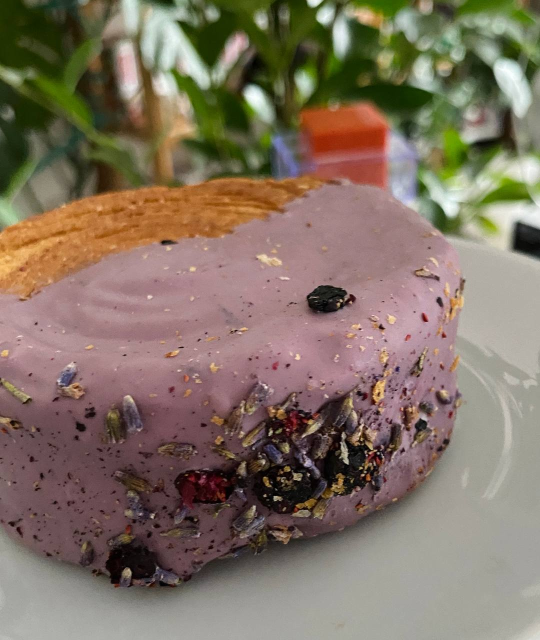
#> input picture BDlab0/img/img0.jpg, 1080 x 1280 px (shown at 1/2 size)
$ python main.py
#> lines starting #> are read from the running program, lines starting #| are printed output that depends on the picture
import os
from PIL import Image, ImageFilter, ImageOps
import numpy as np
import cv2

def create_output_directory(output_dir):
    # Создание папки для сохранения выходных изображений, если она не существует
    if not os.path.exists(output_dir):
        os.makedirs(output_dir)

def clear_output_directory(output_dir):
    # Очистка папки от существующих файлов
    if os.path.exists(output_dir):
        for file in os.listdir(output_dir):
            file_path = os.path.join(output_dir, file)
            # Удаление файла
            if os.path.isfile(file_path):
                os.remove(file_path)

def process_image(image_path):
    # Папка для сохранения обработанных изображений
    output_dir = 'img/output'
    create_output_directory(output_dir)
    clear_output_directory(output_dir)

    # Открываем изображение
    img = Image.open(image_path)
#> img is the input picture: PIL image 1080x1280 RGB; mean R, G, B 130.5, 115.1, 99.9

    # 1. Повернуть картинку
    img_rotated = img.rotate(90)  # Поворот на 90 градусов
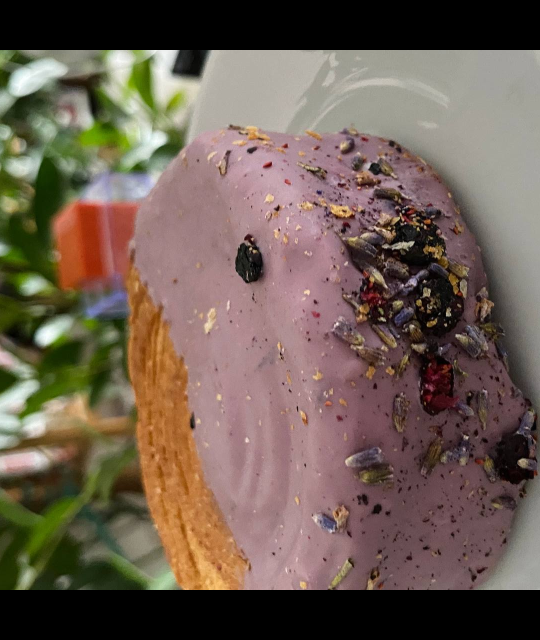
#> img_rotated: PIL image 1080x1280 RGB (shown at 1/2 size); mean R, G, B 110.4, 94.1, 82.4
    img_rotated.save(os.path.join(output_dir, 'img1.png'))

    # 2. Изменить размер
    img_resized = img_rotated.resize((800, 600))  # Изменение размера до 800x600
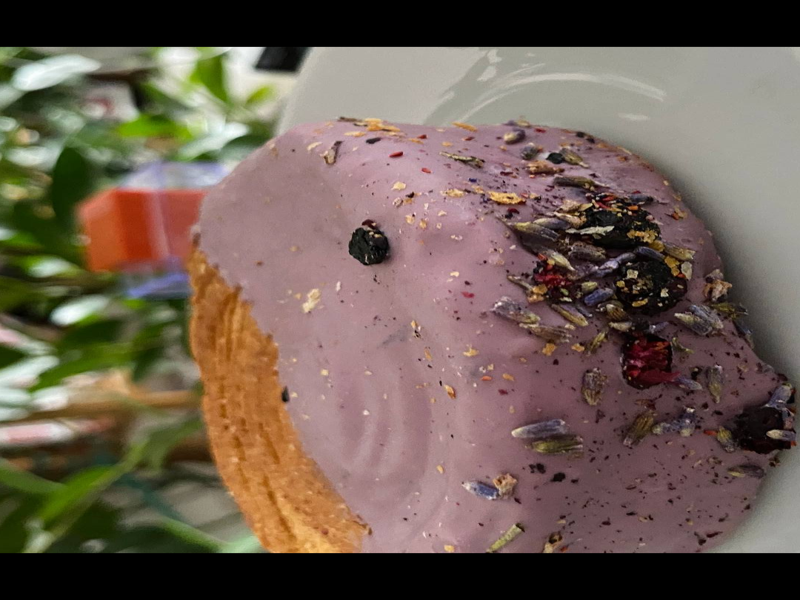
#> img_resized: PIL image 800x600 RGB; mean R, G, B 110.4, 94.1, 82.5
    img_resized.save(os.path.join(output_dir, 'img2.png'))

    # 3. Изменить цветовую палитру на чёрно-белую
    img_bw = img_resized.convert('L')  # Преобразование в черно-белый режим
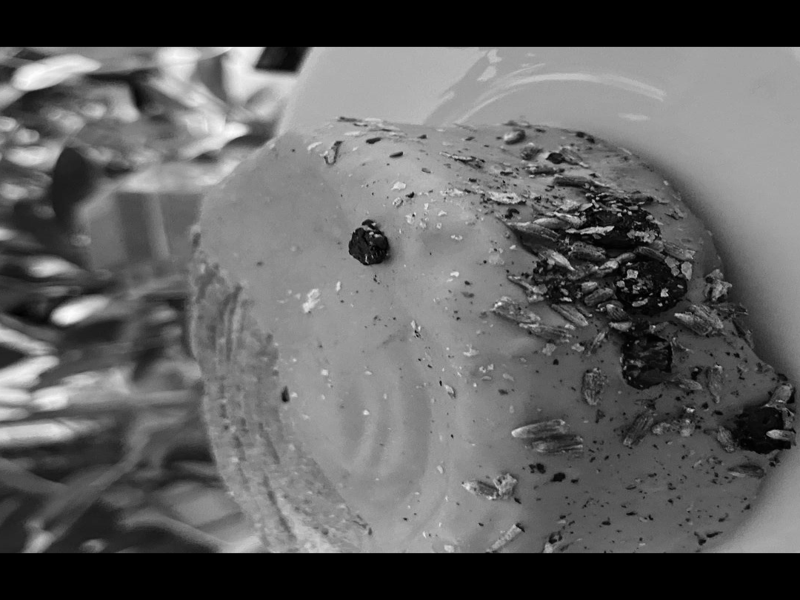
#> img_bw: PIL image 800x600 L; min 0, max 253, mean 97.7
    img_bw.save(os.path.join(output_dir, 'img3.png'))

    # 4. Гауссово размытие и билатеральное размытие
    img_gaussian = img_bw.filter(ImageFilter.GaussianBlur(5))  # Гауссово размытие
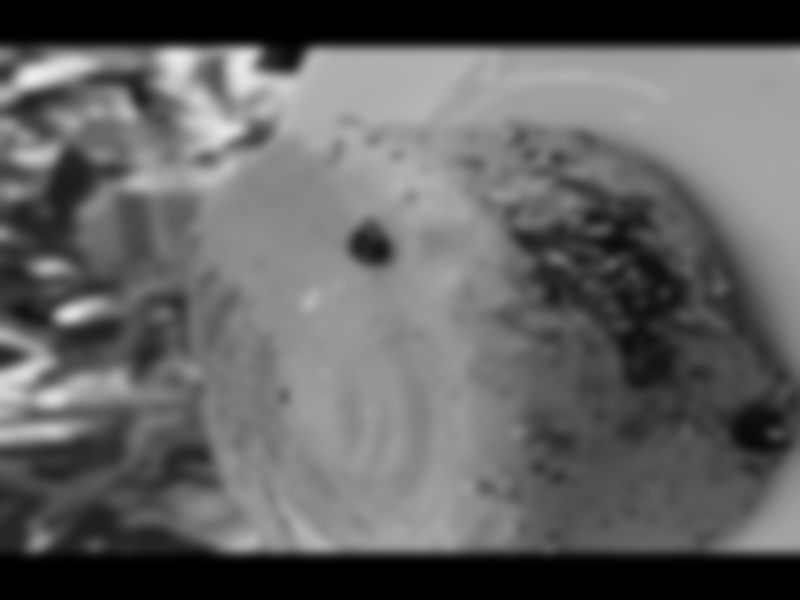
#> img_gaussian: PIL image 800x600 L; min 0, max 236, mean 97.7
    img_gaussian.save(os.path.join(output_dir, 'img4_gaussian.png'))

    # Конвертация в массив numpy для более сложной обработки
    img_array = np.array(img_gaussian)

    # Билатеральное размытие (используя OpenCV)
    img_bilateral = cv2.bilateralFilter(img_array, d=9, sigmaColor=75, sigmaSpace=75)

    # Преобразуем обратно в изображение Pillow
    img_bilateral = Image.fromarray(img_bilateral)
    img_bilateral.save(os.path.join(output_dir, 'img4_bilateral.png'))

    # 5. Добавить рамку
    img_with_border = ImageOps.expand(img_bilateral, border=10, fill='black')  # Черная рамка
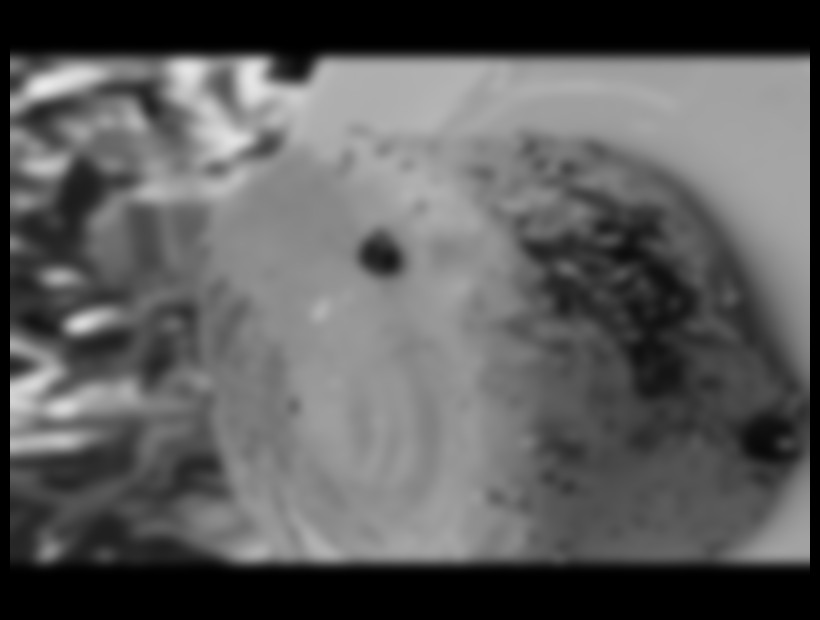
#> img_with_border: PIL image 820x620 L; min 0, max 233, mean 92.2
    img_with_border.save(os.path.join(output_dir, 'img5.png'))

    # 6. Наложение картинки (например, полупрозрачный квадрат)
    overlay = Image.new('RGBA', img_with_border.size, (255, 0, 0, 128))  # Красный полупрозрачный квадрат
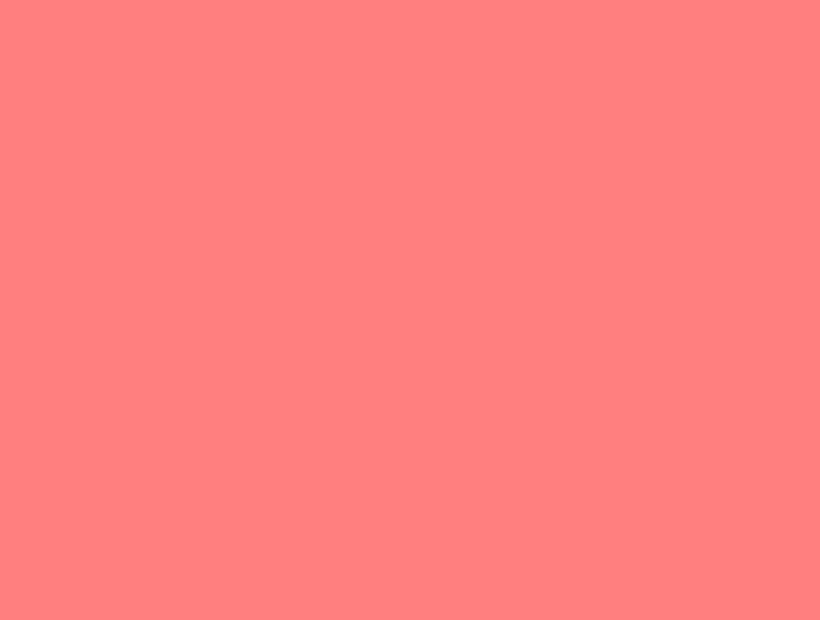
#> overlay: PIL image 820x620 RGBA; mean R, G, B, A 255, 0, 0, 128; transparent parts drawn white
    img_final = Image.alpha_composite(img_with_border.convert('RGBA'), overlay)
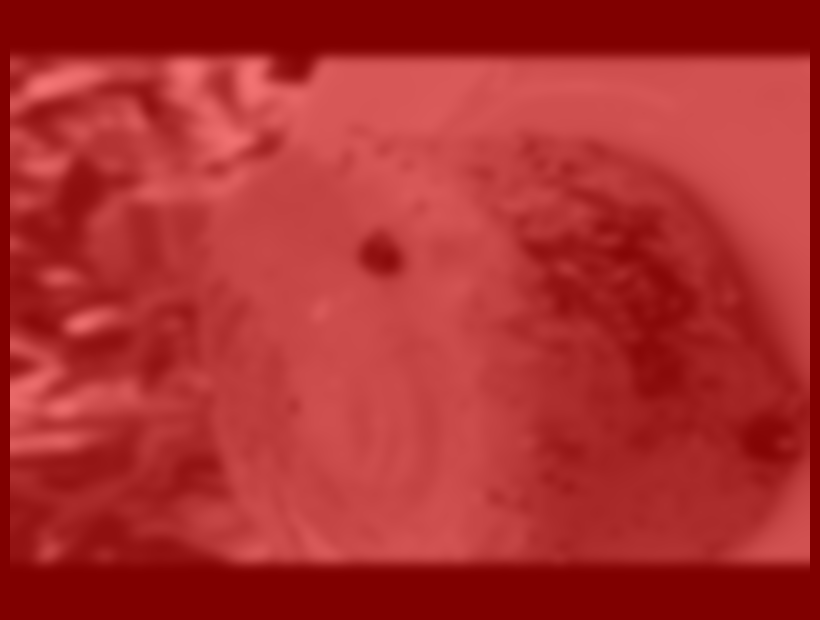
#> img_final: PIL image 820x620 RGBA; mean R, G, B, A 173.9, 45.9, 45.9, 255
    img_final.save(os.path.join(output_dir, 'img6_final.png'))

    print(f'Все изображения успешно обработаны и сохранены в {output_dir}')

# Путь к исходному изображению
image_path = 'img/img0.jpg'
process_image(image_path)
